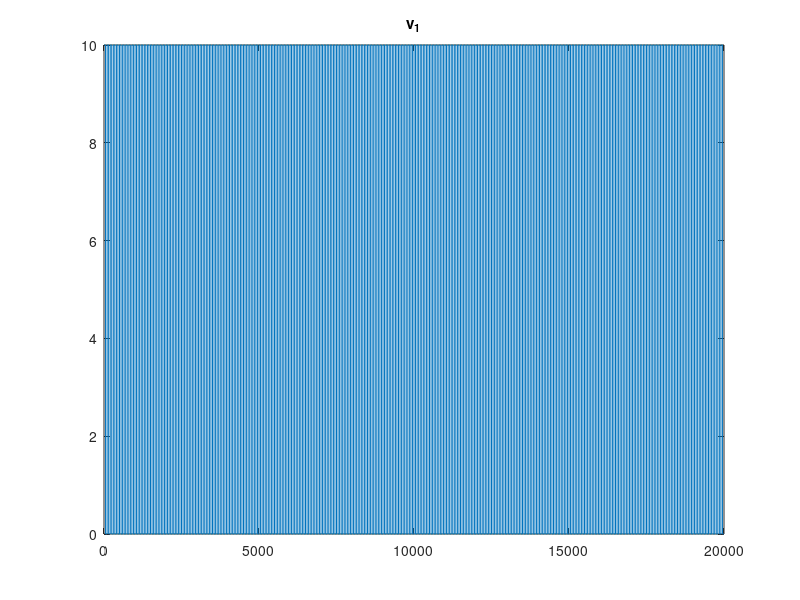
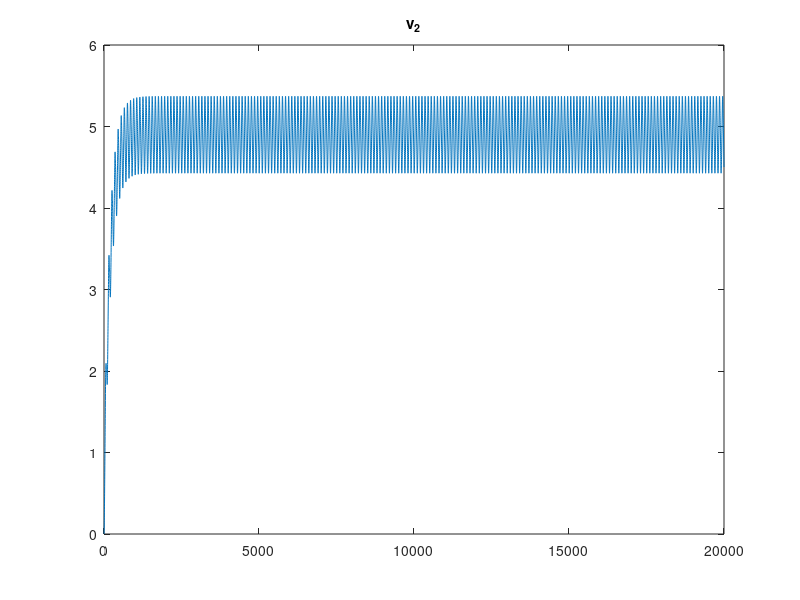
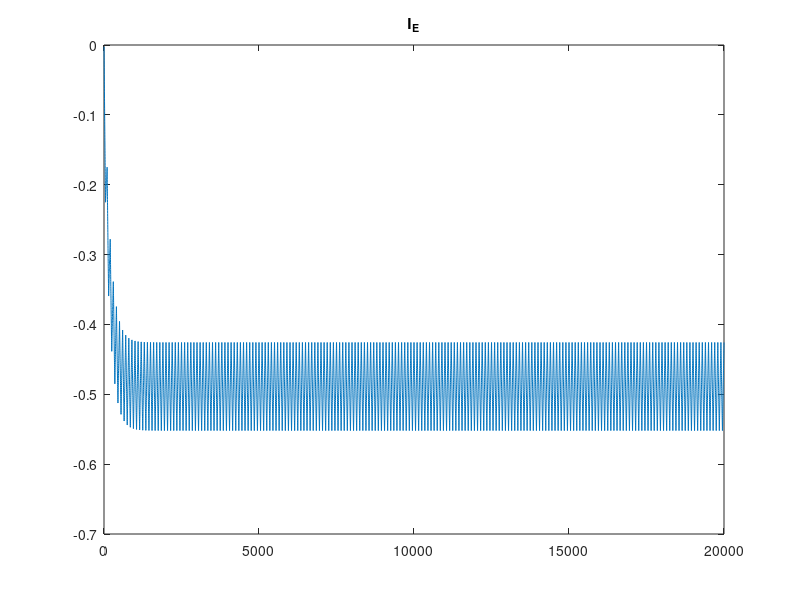

MATLAB code for these plots, in order:
close all;
clc;
%converting L and C components to parrallel resistor  and current source

T = 1/10000; %sampling time
tsw = 1/100; % switching frequency
D = .5; % duty ratio

L = 20*10e-3;
C = 10*10e-6;
R = 10;

A = [   T/(2*L)      ,  -T/(2*L)                  ,   1   ;...
        -T/(2*L)     ,  ((T/2*L)+ (2*C)/T +1/R)   ,   0   ;...
        1            ,  0                         ,   0    ];

%A_b = inv(A); 

%switch open at t=0
v_1 = 0;
v_2 = 0;
I_E = 0;

I_L = 0;
I_C = 0;
E_val = 10;


N = 200;              %switchings
sampling = tsw/T;    %sampling per switching period
on_time = sampling*D;        %switch close time

v1_vect = [];
v2_vect = [];
Ie_vect = [];

for i = (1:N)
    for j = (1:sampling)
        
        if(j<on_time) % switching
            E = E_val;
        else
            E = 0;
        end
        
        I_L = I_L  + (v_1-v_2)*T/L;
        I_C = -I_C + 4*v_2*C/T;
        
        z = [-I_L  ;  I_L+I_C  ; E];
        
        temp = A \ z;
        v_1 = temp(1);
        v_2 = temp(2);
        I_E = temp(3);
        v1_vect = [v1_vect v_1];
        v2_vect = [v2_vect v_2];  
        Ie_vect = [Ie_vect I_E];
        
        
    
    end
end
x = [v1_vect; v2_vect; Ie_vect];

plot(x(1,1:length(v1_vect)));
title('v_1');

figure ;
plot(x(2,1:length(v1_vect)));
title('v_2');

figure ;
plot(x(3,1:length(v1_vect)));
title('I_E');




